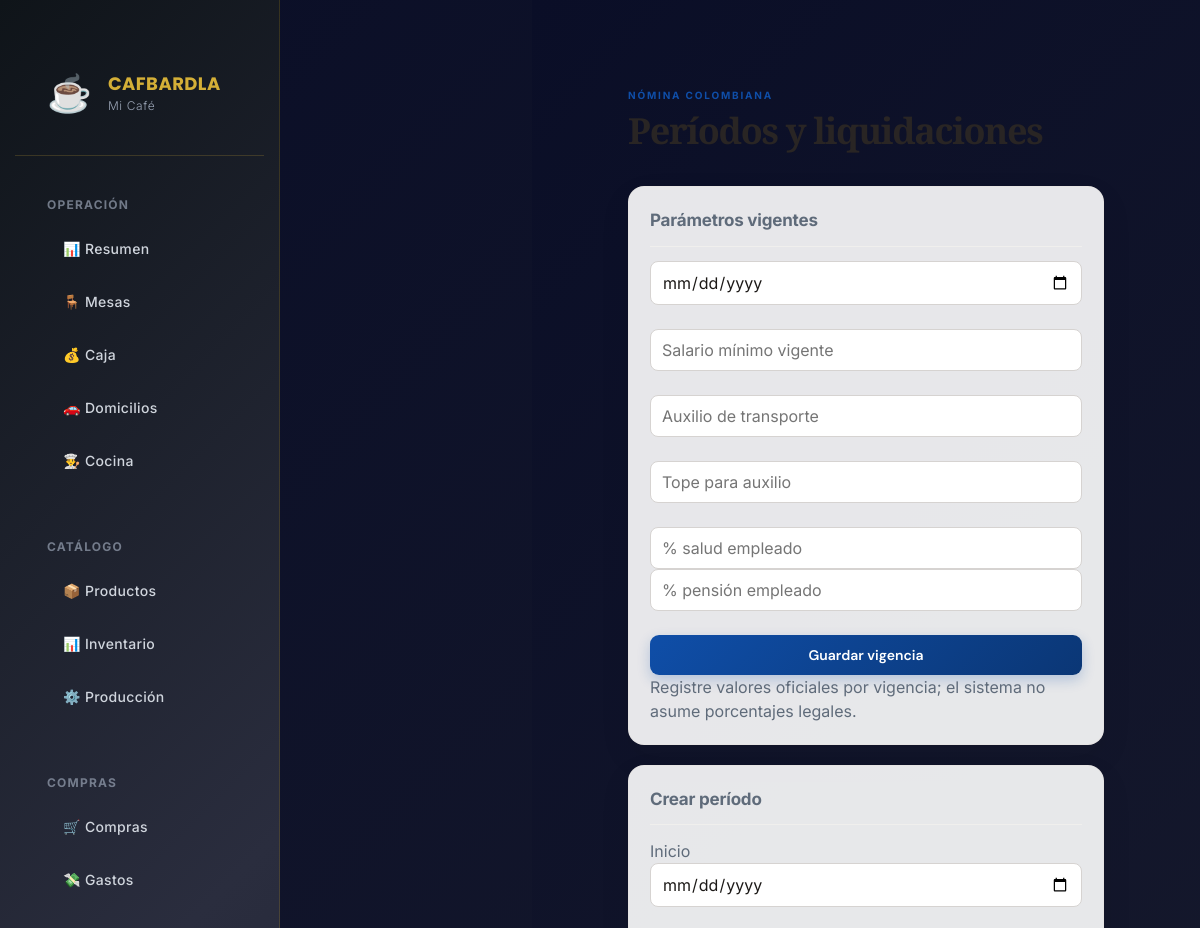
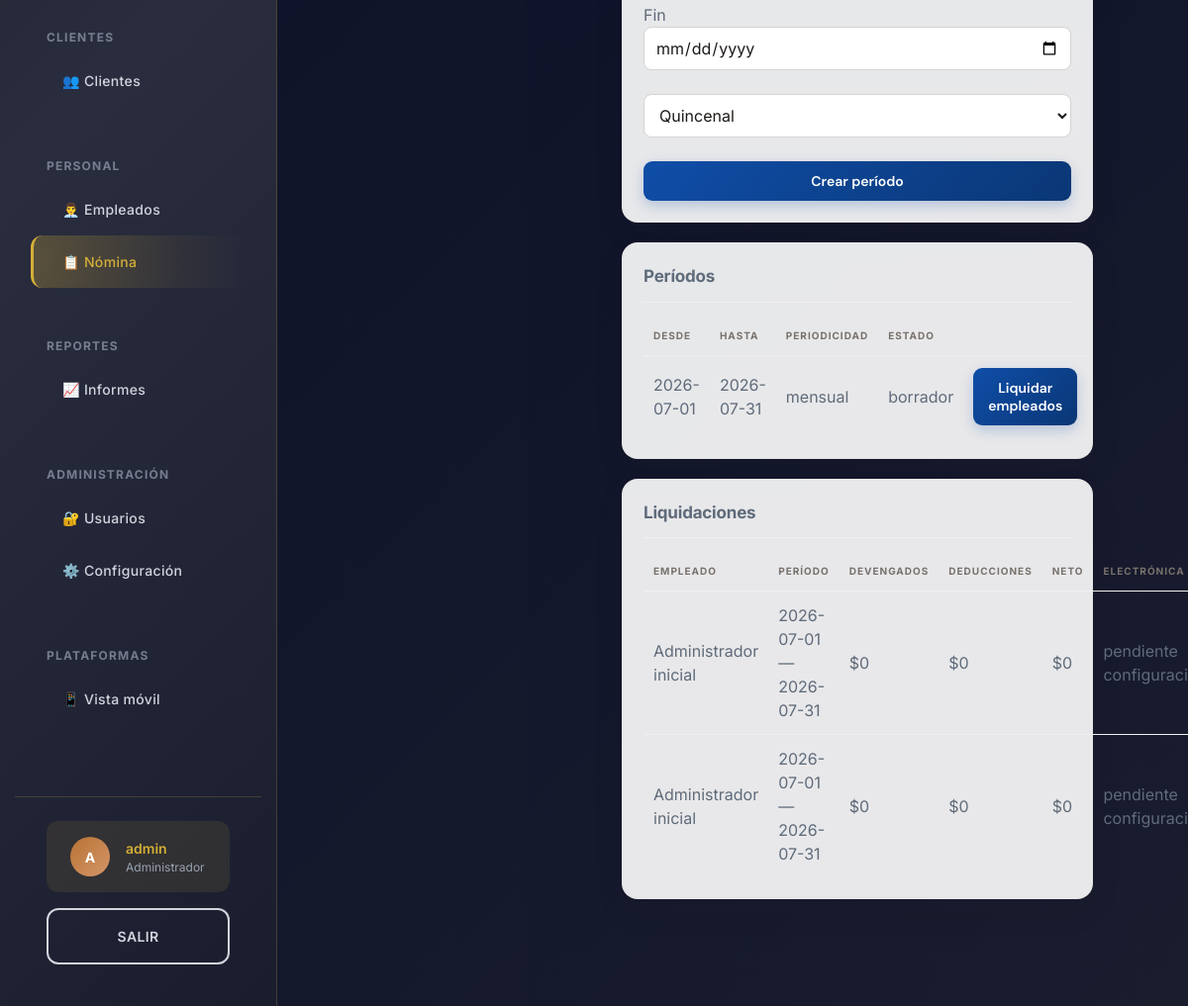
The app's page /nomina (signed in) with its own data (2 pictures, top to bottom).
### app/models.py (models this page shows)
class Empresa(Base):
    __tablename__ = "empresas"
    id: Mapped[int] = mapped_column(primary_key=True)
    nombre: Mapped[str] = mapped_column(String(120))
    nit: Mapped[Optional[str]] = mapped_column(String(30), nullable=True)
    logo_url: Mapped[Optional[str]] = mapped_column(String(255), nullable=True)
    color_primario: Mapped[str] = mapped_column(String(7), default="#b45309")
    color_secundario: Mapped[str] = mapped_column(String(7), default="#fef3c7")
    moneda: Mapped[str] = mapped_column(String(5), default="COP")
    direccion: Mapped[Optional[str]] = mapped_column(String(180), nullable=True)
    telefono: Mapped[Optional[str]] = mapped_column(String(50), nullable=True)
    prefijo_factura: Mapped[str] = mapped_column(String(12), default="POS")
    consecutivo_factura: Mapped[int] = mapped_column(Integer, default=1)
    impuesto_porcentaje: Mapped[Decimal] = mapped_column(Numeric(6,3), default=0)
    tipo_persona: Mapped[str] = mapped_column(String(20), default="juridica")
    tipo_sociedad: Mapped[Optional[str]] = mapped_column(String(30), nullable=True)
    regimen_tributario: Mapped[str] = mapped_column(String(30), default="ordinario")
    facturador_electronico: Mapped[bool] = mapped_column(Boolean, default=False)
    proveedor_tecnologico: Mapped[Optional[str]] = mapped_column(String(100), nullable=True)
    modo_electronico: Mapped[str] = mapped_column(String(15), default="pruebas")
    prefijo_nomina: Mapped[str] = mapped_column(String(12), default="NE")
    consecutivo_nomina: Mapped[int] = mapped_column(Integer, default=1)
    software_nomina_id: Mapped[Optional[str]] = mapped_column(String(120), nullable=True)

class Empleado(Base):
    __tablename__ = "empleados"
    id: Mapped[int] = mapped_column(primary_key=True)
    nombre: Mapped[str] = mapped_column(String(120))
    documento: Mapped[str] = mapped_column(String(40), unique=True)
    cargo: Mapped[str] = mapped_column(String(80))
    salario: Mapped[Decimal] = mapped_column(Numeric(14,2), default=0)
    activo: Mapped[bool] = mapped_column(Boolean, default=True)
    tipo_documento: Mapped[str] = mapped_column(String(10), default="CC")
    fecha_ingreso: Mapped[Optional[date]] = mapped_column(Date, nullable=True)
    tipo_contrato: Mapped[str] = mapped_column(String(30), default="indefinido")
    eps: Mapped[Optional[str]] = mapped_column(String(100), nullable=True)
    pension: Mapped[Optional[str]] = mapped_column(String(100), nullable=True)
    arl: Mapped[Optional[str]] = mapped_column(String(100), nullable=True)

class PeriodoNomina(Base):
    __tablename__ = "periodos_nomina"
    id: Mapped[int] = mapped_column(primary_key=True)
    fecha_inicio: Mapped[date] = mapped_column(Date)
    fecha_fin: Mapped[date] = mapped_column(Date)
    periodicidad: Mapped[str] = mapped_column(String(20), default="mensual")
    estado: Mapped[str] = mapped_column(String(20), default="borrador")

class LiquidacionNomina(Base):
    __tablename__ = "liquidaciones_nomina"
    id: Mapped[int] = mapped_column(primary_key=True)
    periodo_id: Mapped[int] = mapped_column(ForeignKey("periodos_nomina.id"))
    empleado_id: Mapped[int] = mapped_column(ForeignKey("empleados.id"))
    dias_liquidados: Mapped[Decimal] = mapped_column(Numeric(7,2), default=30)
    salario_base: Mapped[Decimal] = mapped_column(Numeric(14,2), default=0)
    devengados: Mapped[Decimal] = mapped_column(Numeric(14,2), default=0)
    deducciones: Mapped[Decimal] = mapped_column(Numeric(14,2), default=0)
    neto: Mapped[Decimal] = mapped_column(Numeric(14,2), default=0)
    estado_electronico: Mapped[str] = mapped_column(String(25), default="pendiente_configuracion")
    consecutivo_electronico: Mapped[Optional[str]] = mapped_column(String(40), nullable=True)
    cune: Mapped[Optional[str]] = mapped_column(String(150), nullable=True)

### app/main.py (the view)
@app.get("/nomina", response_class=HTMLResponse)
def nomina(request: Request, db: Session = Depends(get_db)):
    exigir_rol(request, "administrador")
    periodos = db.scalars(select(PeriodoNomina).order_by(PeriodoNomina.fecha_fin.desc()).limit(30)).all()
    liquidaciones = db.execute(select(LiquidacionNomina, Empleado.nombre, PeriodoNomina.fecha_inicio, PeriodoNomina.fecha_fin).join(Empleado, Empleado.id == LiquidacionNomina.empleado_id).join(PeriodoNomina, PeriodoNomina.id == LiquidacionNomina.periodo_id).order_by(LiquidacionNomina.id.desc()).limit(100)).all()
    return templates.TemplateResponse("nomina.html", context(request, db) | {"parametros": db.scalar(select(ParametrosNomina).order_by(ParametrosNomina.vigencia_desde.desc())), "periodos": periodos, "liquidaciones": liquidaciones, "empleados": db.scalars(select(Empleado).where(Empleado.activo == True).order_by(Empleado.nombre)).all()})

### app/templates/nomina.html
{% extends "base.html" %}{% block content %}<header><div><p class="eyebrow">NÓMINA COLOMBIANA</p><h1>Períodos y liquidaciones</h1></div></header><div class="two-col"><section class="panel"><h2>Parámetros vigentes</h2><form class="stack" action="/nomina/parametros" method="post"><input name="vigencia_desde" type="date" required><input name="salario_minimo" type="number" min="0" step="0.01" placeholder="Salario mínimo vigente" required><input name="auxilio_transporte" type="number" min="0" step="0.01" placeholder="Auxilio de transporte"><input name="tope_auxilio_transporte" type="number" min="0" step="0.01" placeholder="Tope para auxilio"><div class="two-col"><input name="salud_empleado_pct" type="number" min="0" step="0.0001" placeholder="% salud empleado"><input name="pension_empleado_pct" type="number" min="0" step="0.0001" placeholder="% pensión empleado"></div><button>Guardar vigencia</button></form><p class="muted">Registre valores oficiales por vigencia; el sistema no asume porcentajes legales.</p></section><section class="panel"><h2>Crear período</h2><form class="stack" action="/nomina/periodos" method="post"><label>Inicio<input name="fecha_inicio" type="date" required></label><label>Fin<input name="fecha_fin" type="date" required></label><select name="periodicidad"><option value="quincenal">Quincenal</option><option value="mensual">Mensual</option></select><button>Crear período</button></form></section></div><section class="panel"><h2>Períodos</h2><table><tr><th>Desde</th><th>Hasta</th><th>Periodicidad</th><th>Estado</th><th></th></tr>{%for p in periodos%}<tr><td>{{p.fecha_inicio}}</td><td>{{p.fecha_fin}}</td><td>{{p.periodicidad}}</td><td>{{p.estado}}</td><td>{%if p.estado=='borrador'%}<form action="/nomina/periodos/{{p.id}}/liquidar" method="post"><button>Liquidar empleados</button></form>{%endif%}</td></tr>{%endfor%}</table></section><section class="panel"><h2>Liquidaciones</h2><table><tr><th>Empleado</th><th>Período</th><th>Devengados</th><th>Deducciones</th><th>Neto</th><th>Electrónica</th></tr>{%for l,nombre,inicio,fin in liquidaciones%}<tr><td>{{nombre}}</td><td>{{inicio}} — {{fin}}</td><td>${{'{:,.0f}'.format(l.devengados)}}</td><td>${{'{:,.0f}'.format(l.deducciones)}}</td><td>${{'{:,.0f}'.format(l.neto)}}</td><td>{{l.estado_electronico|replace('_',' ')}}</td></tr>{%endfor%}</table></section>{%endblock%}

### app/templates/base.html (shortened to what this page needs)
<!DOCTYPE html>
<html lang="es">
<head>
    <link rel="stylesheet" href="/static/app.css">
    <link rel="stylesheet" href="/static/css/design-system.css">
    <link rel="stylesheet" href="/static/css/layout.css">
    <link rel="stylesheet" href="/static/css/dashboard.css">
    <link rel="stylesheet" href="/static/css/app-additional.css">
</head>
<body class="platform-web">
    <div class="app-container">
        <aside class="sidebar" id="sidebar">
            <div class="sidebar-header">
                <div class="sidebar-logo">☕</div>
                <div class="sidebar-brand">
                    <div class="brand-name">CAFBARDLA</div>
                    <div class="brand-subtitle">{{ empresa.nombre[:15] }}</div>
                </div>
            </div>
            <nav class="sidebar-nav">
                <div class="nav-section">
                    <div class="nav-section-title">Operación</div>
                    <a href="/" class="nav-item">📊 Resumen</a>
                    <a href="/mesas" class="nav-item">🪑 Mesas</a>
                    {% if usuario.rol != 'cocina' %}
                    <a href="/caja" class="nav-item">💰 Caja</a>
                    <a href="/domicilios" class="nav-item">🚗 Domicilios</a>
                    {% endif %}
                    {% if usuario.rol in ('administrador','cocina') %}
                    <a href="/cocina" class="nav-item">👨‍🍳 Cocina</a>
                    {% endif %}
                </div>
                {% if usuario.rol != 'cocina' %}
                <div class="nav-section">
                    <div class="nav-section-title">Catálogo</div>
                    <a href="/productos" class="nav-item">📦 Productos</a>
                    <a href="/inventario" class="nav-item">📊 Inventario</a>
                    <a href="/produccion" class="nav-item">⚙️ Producción</a>
                </div>
                <div class="nav-section">
                    <div class="nav-section-title">Compras</div>
                    <a href="/compras" class="nav-item">🛒 Compras</a>
                    <a href="/gastos" class="nav-item">💸 Gastos</a>
                </div>
                <div class="nav-section">
                    <div class="nav-section-title">Clientes</div>
                    <a href="/clientes" class="nav-item">👥 Clientes</a>
                </div>
                <div class="nav-section">
                    <div class="nav-section-title">Personal</div>
                    <a href="/empleados" class="nav-item">👨‍💼 Empleados</a>
                    <a href="/nomina" class="nav-item">📋 Nómina</a>
                </div>
                <div class="nav-section">
                    <div class="nav-section-title">Reportes</div>
                    <a href="/informes" class="nav-item">📈 Informes</a>
                </div>
                {% endif %}
                {% if usuario.rol == 'administrador' %}
                <div class="nav-section">
                    <div class="nav-section-title">Administración</div>
                    <a href="/usuarios" class="nav-item">🔐 Usuarios</a>
                    <a href="/configuracion" class="nav-item">⚙️ Configuración</a>
                </div>
                {% endif %}
                <div class="nav-section">
                    <div class="nav-section-title">Plataformas</div>
                    <a href="/mobile" class="nav-item">📱 Vista móvil</a>
                </div>
            </nav>
            <div class="sidebar-footer">
                <div class="sidebar-user">
                    <div class="user-avatar">{{ usuario.nombre[0] | upper }}</div>
                    <div class="user-info">
                        <div class="user-name">{{ usuario.nombre }}</div>
                        <div class="user-role">{{ usuario.rol | title }}</div>
                    </div>
                </div>
                <a href="/logout" class="btn btn-outline" style="width: 100%; text-align: center;">Salir</a>
            </div>
        </aside>
        <main class="main">
            <div class="main-content">
                {% block content %}{% endblock %}
            </div>
        </main>
    </div>
</body>
</html>

### app/static/app.css (style rules this page uses)
:root { --ink:#1c1917;--muted:#78716c;--line:#e7e5e4;--surface:#fff;--canvas:#f7f7f6;--shadow:0 12px 32px rgba(28,25,23,.07) }
* { box-sizing:border-box }
body { margin:0;background:radial-gradient(circle at 88% 0,var(--soft),transparent 25rem),var(--canvas);color:var(--ink);font:15px 'DM Sans',sans-serif;display:flex;min-height:100vh }
aside { width:252px;background:linear-gradient(165deg,#292524,#0c0a09 82%);color:#fafaf9;min-height:100vh;padding:30px 15px 18px;position:fixed;display:flex;flex-direction:column;z-index:10 }
nav { display:grid;gap:3px }
nav a { display:flex;align-items:center;color:#d6d3d1;text-decoration:none;padding:11px 13px;border-radius:10px;font-size:14px;transition:.18s ease }
main { margin-left:252px;width:calc(100% - 252px);padding:40px clamp(24px,4vw,62px);max-width:1600px }
header { display:flex;justify-content:space-between;align-items:center;margin:0 0 28px;gap:16px }
h1 { font:700 clamp(30px,3vw,42px) 'Playfair Display';letter-spacing:-1.3px;margin:3px 0;color:#292524 }
h2 { font-size:17px;margin:0 0 14px;letter-spacing:-.2px }
.eyebrow { font-size:10px;font-weight:700;color:var(--primary);letter-spacing:1.8px;margin:0;text-transform:uppercase }
.button,button { background:linear-gradient(135deg,var(--primary),color-mix(in srgb,var(--primary) 70%,#000));color:#fff;border:0;border-radius:9px;padding:11px 15px;font:600 14px 'DM Sans',sans-serif;cursor:pointer;text-decoration:none;box-shadow:0 5px 13px color-mix(in srgb,var(--primary) 24%,transparent);transition:.18s ease }
.stats article,.panel { background:rgba(255,255,255,.9);border:1px solid rgba(231,229,228,.9);border-radius:16px;padding:21px;box-shadow:var(--shadow) }
.panel { margin-bottom:20px }
.panel>h2 { padding-bottom:12px;border-bottom:1px solid #f0efed }
table { width:100%;border-collapse:collapse }
th,td { text-align:left;padding:12px 10px;border-bottom:1px solid #f0efed }
th { font-size:10px;text-transform:uppercase;letter-spacing:1px;color:var(--muted) }
tr:last-child td { border-bottom:0 }
input,select { width:100%;border:1px solid #d6d3d1;border-radius:8px;padding:10px 11px;background:#fff;color:var(--ink);font:14px 'DM Sans',sans-serif;outline:none;transition:.15s }

### app/static/css/layout.css (style rules this page uses)
.app-container { display: grid; grid-template-columns: auto 1fr; grid-template-rows: auto 1fr; min-height: 100vh; background: var(--gradient-dark); }
.sidebar-header { padding: var(--spacing-2xl) var(--spacing-xl); border-bottom: 1px solid rgba(212, 175, 55, 0.2); display: flex; align-items: center; gap: var(--spacing-md); }
.sidebar-logo { font-size: var(--text-4xl); line-height: 1; }
.sidebar-footer { padding: var(--spacing-lg) var(--spacing-xl); border-top: 1px solid rgba(212, 175, 55, 0.2); display: flex; flex-direction: column; gap: var(--spacing-md); }
.main-content { padding: var(--spacing-3xl) var(--spacing-2xl); max-width: 1600px; margin: 0 auto; }
@media (min-width: 1025px) { .main-content { padding: var(--spacing-3xl) var(--spacing-3xl); max-width: 1720px; } }

### app/static/css/app-additional.css (style rules this page uses)
body { transition: all 0.3s ease; }
* { -webkit-font-smoothing: antialiased; -moz-osx-font-smoothing: grayscale; }
form { display: flex; flex-direction: column; gap: var(--spacing-lg); }

### records on screen
Empresa: nombre "Mi Café"
Empleado: rol "Administrador"
PeriodoNomina: fecha_inicio "2026-07-01", fecha_fin "2026-07-31", periodicidad "mensual", estado "borrador"
LiquidacionNomina: nombre "Administrador inicial", inicio "2026-07-01", fin "2026-07-31", devengados "0", deducciones "0", neto "0", estado_electronico "pendiente…"
LiquidacionNomina: nombre "Administrador inicial", inicio "2026-07-01", fin "2026-07-31", devengados "0", deducciones "0", neto "0", estado_electronico "pendiente…"

### other values on screen
{{ usuario.nombre[0] | upper }} "A"
{{ usuario.nombre }} "admin"
